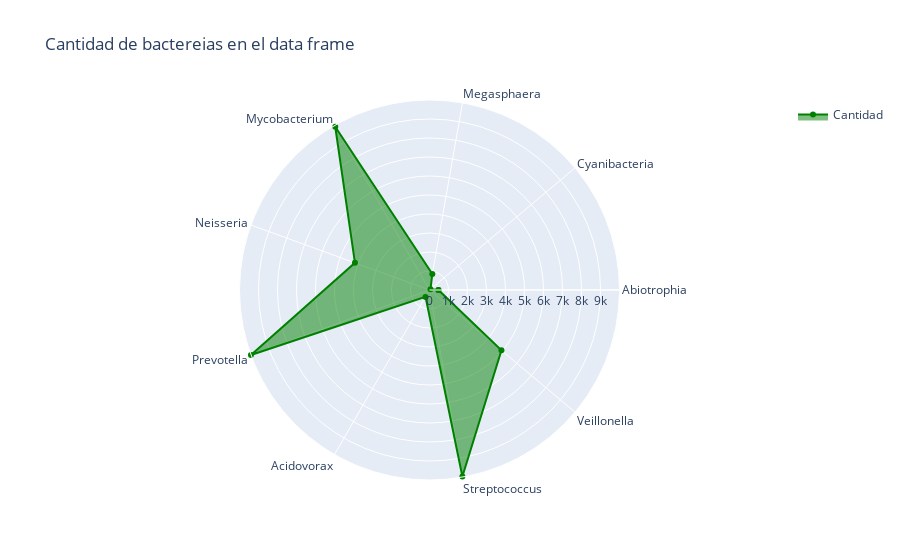

Notebook cell for this chart:
### Code cell
import pandas as pd
import plotly.graph_objects as go

df_temp = pd.DataFrame({'Col A': ['Abiotrophia', 'Cyanibacteria', 'Megasphaera',
                                  'Mycobacterium', 'Neisseria', 'Prevotella', 'Acidovorax', 'Streptococcus',
                                  'Veillonella'],
                        'Col B': [471, 68, 857, 9921, 4175, 9999, 419, 9969, 4942]})

fig = go.Figure()

# Duplicate the first data point at the end for closed line
r_values = df_temp['Col B'].tolist() + [df_temp['Col B'][0]]
theta_values = df_temp['Col A'].tolist() + [df_temp['Col A'][0]]

fig.add_trace(go.Scatterpolar(
    r=r_values,
    theta=theta_values,
    fill='toself',
    marker=dict(color='green'),
    name='Cantidad'
))

fig.update_layout(
    polar=dict(
        radialaxis=dict(
            visible=True,
            range=[0, max(df_temp['Col B'])]  # Ajusta el rango según tus datos
        ),
    ),
    showlegend=True,
    title="Cantidad de bactereias en el data frame"
)

fig.show()

### Figure 1 — Plotly figure (JSON) as saved in the notebook; plotly's stock layout.template omitted (floating-point values rounded to 4 significant figures)
{"data": [{"fill": "toself", "marker": {"color": "green"}, "name": "Cantidad", "r": [471, 68, 857, 9921, 4175, 9999, 419, 9969, 4942, 471], "theta": ["Abiotrophia", "Cyanibacteria", "Megasphaera", "Mycobacterium", "Neisseria", "Prevotella", "Acidovorax", "Streptococcus", "Veillonella", "Abiotrophia"], "type": "scatterpolar"}], "layout": {"polar": {"radialaxis": {"range": [0, 9999], "visible": true}}, "showlegend": true, "title": {"text": "Cantidad de bactereias en el data frame"}}}
